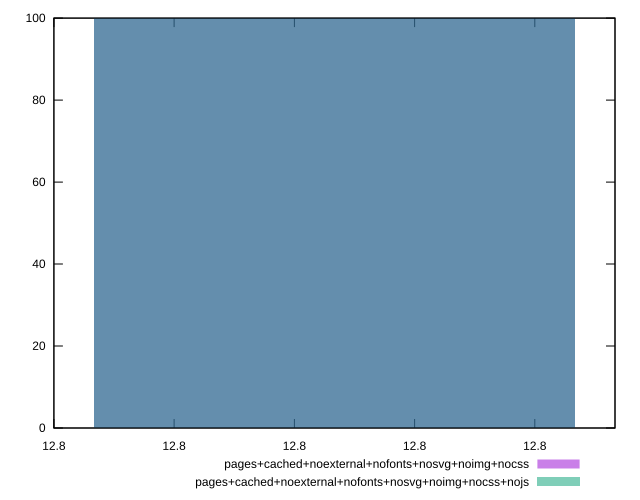

The gnuplot source for this figure:
reset
set terminal svg size 640, 500 enhanced background rgb 'white'
set output "report_00007_2020-12-11T15:55:29.892Z/estimated-input-latency/comparison/histogram/12_vs_13.svg"

$pagesCachedNoexternalNofontsNosvgNoimgNocss <<EOF
12.800000000000008 100
EOF

$pagesCachedNoexternalNofontsNosvgNoimgNocssNojs <<EOF
12.800000000000008 100
EOF

set key outside below
set boxwidth 2.0780598959513043e-14
set yrange [0:100]
set style fill transparent solid 0.5 noborder

plot \
  $pagesCachedNoexternalNofontsNosvgNoimgNocss title "pages+cached+noexternal+nofonts+nosvg+noimg+nocss" with boxes, \
  $pagesCachedNoexternalNofontsNosvgNoimgNocssNojs title "pages+cached+noexternal+nofonts+nosvg+noimg+nocss+nojs" with boxes, \


reset
